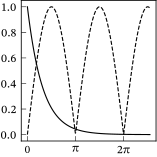

Here is the Python script that generated this plot:
from pathlib import PurePath

import matplotlib.pyplot as plt
import numpy as np

plt.style.use("sigproc")

x = np.linspace(0, 8, num=300)
fig, ax = plt.subplots()
ax.set(xticks=[0, np.pi, 2 * np.pi], xticklabels=["0", r"$\krez$", r"$2\krez$"])
ax.plot(x, np.exp(-x))
ax.plot(x, np.abs(np.sin(x)))
fig.savefig(str(PurePath(__file__).parent / (PurePath(__file__).stem + ".pdf")))
